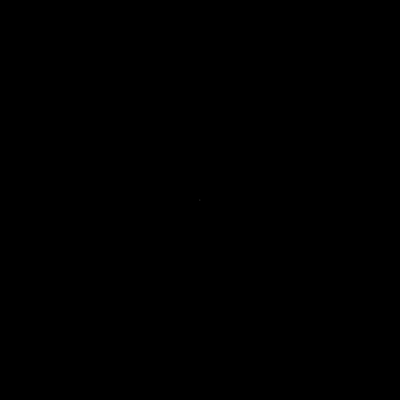
Frame 1 (no input)
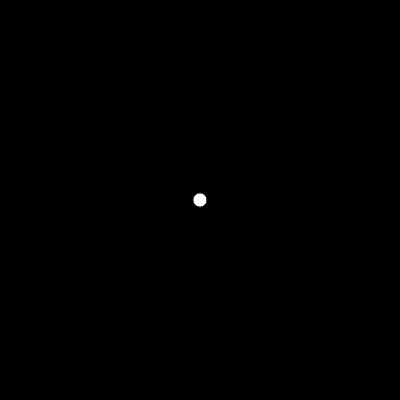
Frame 60 (no input)
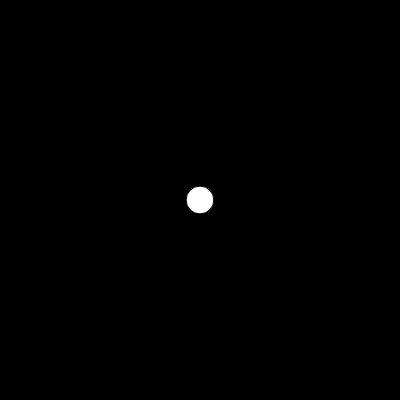
Frame 120 (the mouse pressed at the canvas centre since frame 60)

The p5.js sketch that drew these frames (run headless with seeded random() and noise() and a simulated clock; from frame 60 on, the mouse is pressed at the canvas centre):

// p5.js sketch
// ── sketch.js
// p5 requires two basic functions setup and draw for every project
// the setup and the loop that happens forever - the animation basis of p5
//

// create a variable star
let star; 

function setup() {
    createCanvas(400, 400); 
    // call star and set it equal to a vector with the createVector function
    // the createVector function will make an object that stores an x, y and z adds a 3d effect
    // since the circle is at 200, 200, create a vector where the position is at 200, 200 
    // then give it a z of zero to be flat in the middle 

    star = createVector(200, 200, 0); 
}


//the draw function will be an infinite draw loop
function draw() {
    background(0); 
    fill(255); 
    //the describe() function allows people with screen readers to hear a description of what's on the screen
    //describe('canvas with a black background'); 

    //after setting up the circle with createVector function setup, use d for diameter to create
    // the placeholder variable for diameter
    //initially the diameter was set to 16 but what we want to do is create an illusion of 3D
    // if the z value is keeping track of a pretend number as if the circle is actually leaving the screen and coming towards me, the bigger it gets the closer it gets
    //to do that use the map() function - will take any given value that has some range to it
    
    
    let d = map(star.z, 0, 400, 1, 10); // mapping the star's z value has a range between 0 and 400 and then the diameter when it's at zero will be just one
    //and then as it gets closer and closer to the viewer, it gets bigger (10)

    // call the new star variable with it's createVector function/value and placing this at x and y
    circle(star.x, star.y, d); 

    //after the previous set up, write some code that has just the z value increase - initial basic animation of circle just growing star.z +=10; 

    
    star.z += 10; 


}


    // example circle(200, 200, 16);  200 x , 200 y and 16 diameter the circle is at the center since the canvas is 400 x 400
